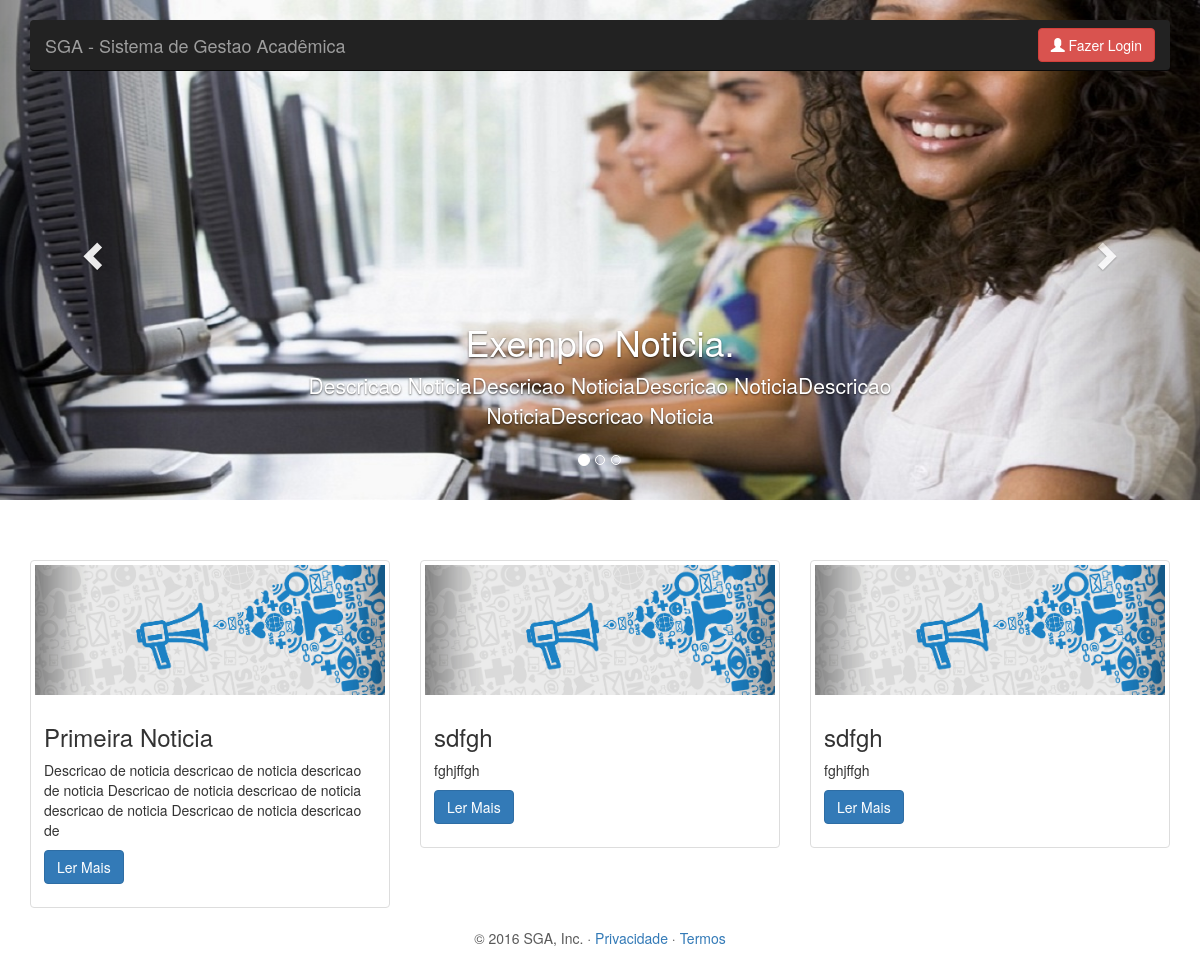
Before: / with the older database file.
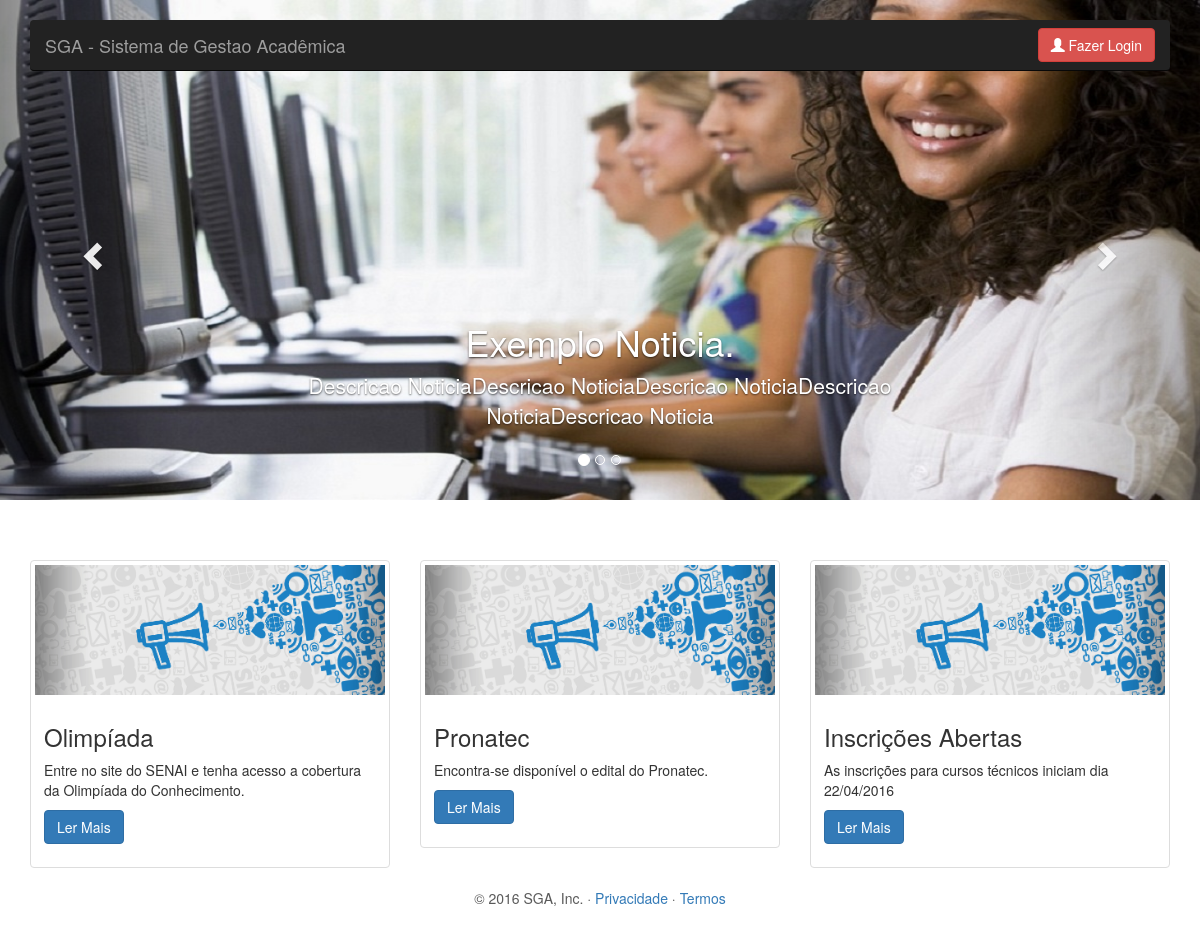
After: the same page with the newer database file.
### tables this page shows
CREATE TABLE IF NOT EXISTS `noticias` (
  `tit_noticia` varchar(25) NOT NULL,
  `desc_noticia` varchar(160) NOT NULL,
  `imagem` varchar(50) DEFAULT NULL,
  `cd_noticias` bigint(20) NOT NULL,
  `permissao` varchar(1) NOT NULL,
  `posicao` varchar(10) NOT NULL,
  `categoria` varchar(20) NOT NULL
);

### classes/database.class.php (called while the page is built, shortened)
<?php
class Database {
  private $mysql;
  private $query;
  public function __construct() {
    $this->mysql = new mysqli('192.168.0.102', 'publico','123456', 'sga');
  }
  protected function clearAttributes() {
    $not = array('last_query', 'operators', 'join_types');
    $attrs = get_object_vars($this);
  }
  protected function escape_string($string) {
    if(is_array($string)) {
      foreach ($string as $key => $value) {
        $string[$key] = mysqli_escape_string($this->mysql, $value);
      }
    }
    else if(is_string($string)) {
      $string = mysqli_escape_string($this->mysql, $string);
    }
    return $string;
  }
  public function result() {
    $data = array();
    if(!empty($this->query)) {
      while($result = mysqli_fetch_object($this->query)) {
        $data[] = $result;
      }
    }
    return $data;
  }
  public function query($query, $escape = TRUE) {
    $escape = (!is_bool($escape)) ? TRUE : $escape;
    if($escape) {
      $query = $this->escape_string($query);
    }
    $this->query = $this->mysql->query($query);
    return $this;
  }
}

### classes/noticia.class.php (the view, shortened to what this page needs)
<?php
Class Noticia extends Funcoes {
  public function getNoticias() {
    $objetoSql = new Database();
    $resultado = $objetoSql->query('select * from noticias order by cd_noticias DESC limit 3')->result();
    if(count($resultado) > 0) {
      return $resultado;
    }else {
      return false;
    }
  }
  public function geraNoticia() {
    $noticias = $this->getNoticias();
    foreach ($noticias as $itens) { ?>
      <div class="col-sm-6 col-md-4">
        <div class="thumbnail">
          <img src="assets/imagens/news2.gif" alt="...">
          <div class="caption">
            <h3><?= $itens->tit_noticia;?></h3>
            <p><?= $itens->desc_noticia;?></p>
            <p><a href="#" class="btn btn-primary" role="button">Ler Mais</a></p>
          </div>
        </div>
      </div>
    <?php
    }
  }
}

### index.php (shortened to what this page needs)
<?php
  include 'classes/noticia.class.php';
?>
<!DOCTYPE html>
<html lang="en">
  <head>
    <link href="assets/css/bootstrap.min.css" rel="stylesheet">
    <link href="assets/css/carousel.css" rel="stylesheet">
    <link href="assets/css/style.css" rel="stylesheet">
  </head>
  <body>
    <div class="navbar-wrapper">
      <div class="container">
        <nav class="navbar navbar-inverse navbar-static-top">
          <div class="container">
            <div class="navbar-header">
              <a class="navbar-brand" href="#">SGA - Sistema de Gestao Acadêmica</a>
            </div>
            <div id="navbar" class="navbar-collapse collapse">
              <a class="btn btn-danger pull-right margin-login" href="login.php"><span class="glyphicon glyphicon-user"></span> Fazer Login</a>
            </div>
          </div>
        </nav>
      </div>
    </div>
    <div id="myCarousel" class="carousel slide" data-ride="carousel">
      <ol class="carousel-indicators">
        <li data-target="#myCarousel" data-slide-to="0" class="active"></li>
        <li data-target="#myCarousel" data-slide-to="1"></li>
        <li data-target="#myCarousel" data-slide-to="2"></li>
      </ol>
      <div class="carousel-inner" role="listbox">
        <div class="item active">
          <img class="first-slide" src="assets/imagens/ela.jpg" alt="First slide">
          <div class="container">
            <div class="carousel-caption">
              <h1>Exemplo Noticia.</h1>
              <p>Descricao NoticiaDescricao NoticiaDescricao NoticiaDescricao NoticiaDescricao Noticia</p>
            </div>
          </div>
        </div>
      </div>
      <a class="left carousel-control" href="#myCarousel" role="button" data-slide="prev">
        <span class="glyphicon glyphicon-chevron-left" aria-hidden="true"></span>
      </a>
      <a class="right carousel-control" href="#myCarousel" role="button" data-slide="next">
        <span class="glyphicon glyphicon-chevron-right" aria-hidden="true"></span>
      </a>
    </div>
    <div class="container">
      <div class="row">
        <?php
          $objetoNoticia = new Noticia();
          $objetoNoticia->geraNoticia();
        ?>
      </div>
    </div>
    <footer class="text-center">
      <p>&copy; 2016 SGA, Inc. &middot; <a href="#">Privacidade</a> &middot; <a href="#">Termos</a></p>
    </footer>
  </body>
</html>

### assets/css/carousel.css (style rules this page uses)
body { padding-bottom: 40px; color: #5a5a5a; }
.navbar-wrapper { position: absolute; top: 0; right: 0; left: 0; z-index: 20; }
.navbar-wrapper > .container { padding-right: 0; padding-left: 0; }
.navbar-wrapper .navbar { padding-right: 15px; padding-left: 15px; }
.navbar-wrapper .navbar .container { width: auto; }
.carousel { height: 500px; margin-bottom: 60px; }
.carousel-caption { z-index: 10; }
.carousel .item { height: 500px; background-color: #777; }
.carousel-inner > .item > img { position: absolute; top: 0; left: 0; min-width: 100%; height: 500px; }
@media (min-width: 768px) { .navbar-wrapper { margin-top: 20px; } }
@media (min-width: 768px) { .navbar-wrapper .container { padding-right: 15px; padding-left: 15px; } }
@media (min-width: 768px) { .navbar-wrapper .navbar { padding-right: 0; padding-left: 0; } }
@media (min-width: 768px) { .navbar-wrapper .navbar { border-radius: 4px; } }
@media (min-width: 768px) { .carousel-caption p { margin-bottom: 20px; font-size: 21px; line-height: 1.4; } }

### assets/css/style.css (style rules this page uses)
.margin-login { margin-top: 8px; }

Changed rows visible on the page:
removed noticias: tit_noticia "Primeira Noticia", desc_noticia "Descricao de noticia descricao de noticia descricao de noticia Descricao de noticia descricao de noticia descricao de noticia Descricao de noticia descricao de"
removed noticias: tit_noticia "sdfgh", desc_noticia "fghjffgh"
removed noticias: tit_noticia "sdfgh", desc_noticia "fghjffgh"
added noticias: tit_noticia "Olimpíada", desc_noticia "Entre no site do SENAI e tenha acesso a cobertura da Olimpíada do Conhecimento."
added noticias: tit_noticia "Pronatec", desc_noticia "Encontra-se disponível o edital do Pronatec."
added noticias: tit_noticia "Inscrições Abertas", desc_noticia "As inscrições para cursos técnicos iniciam dia 22/04/2016"
